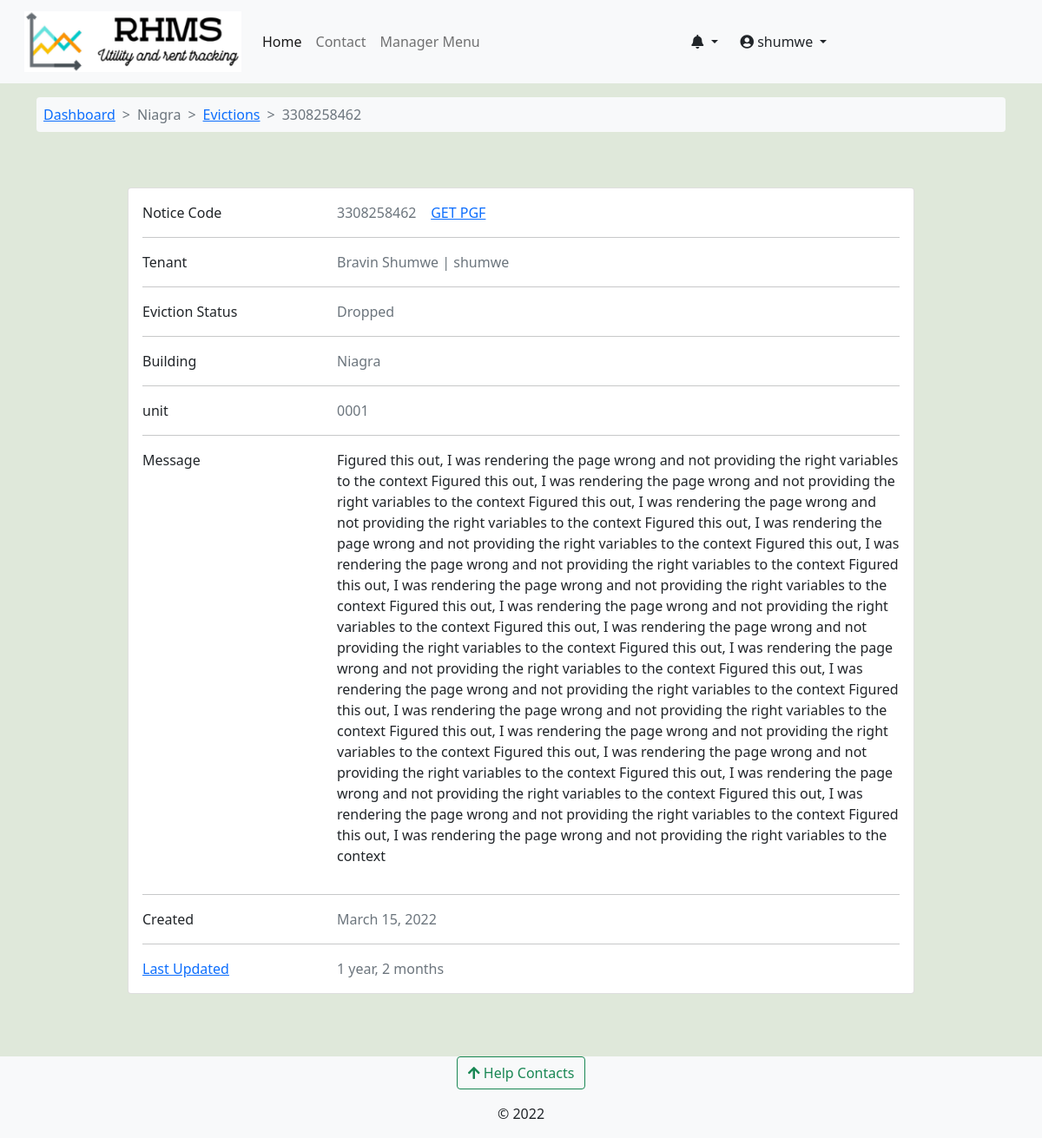
The app's page /core/eviction-notice/niagra-bumnsd-sd-djks/3308258462/ (signed in) with its own data.
### accounts/models.py (models this page shows, shortened)
class User(AbstractUser):
    avatar = models.ImageField(upload_to=get_avatar_path, default='no-avatar.png')
    is_verified = models.BooleanField(default=False)
    is_tenant = models.BooleanField(default=False)
    is_manager = models.BooleanField(default=False)

class Tenants(models.Model):
    associated_account = models.OneToOneField(User, on_delete=models.CASCADE, verbose_name='tenant')
    full_name = models.CharField(max_length=100)
    id_number = models.CharField(max_length=10)
    id_front = models.ImageField(upload_to=get_user_docs_path, blank=True)
    id_back = models.ImageField(upload_to=get_user_docs_path, blank=True)
    active_phone_number = PhoneNumberField()
    policy_agreement = models.BooleanField(default=False)
    rented_unit = models.ForeignKey(RentalUnit, on_delete=models.CASCADE, related_name="tenants", null=True, blank=True)
    moved_in = models.BooleanField(default=False)
    move_in_date = models.DateTimeField(null=True, blank=True)
    created = models.DateTimeField(default=datetime.now)
    updated = models.DateTimeField(auto_now=True)
    def __str__(self):
        return f"{self.associated_account.username} -> Tenant on Unit {self.rented_unit}"
    class Meta:
        verbose_name_plural = 'Tenants'

### rental_property/models.py (models this page shows, shortened)
class Building(models.Model):
    STATUS_CHOICES = [
        ('op', 'Vacancies Available'),
        ('um', 'Under Maintanance'),
        ('fo', 'Fully Occupied'),
        ('dc', 'Decomisioned'),
    ]
    estate = models.ForeignKey(Estate, on_delete=models.CASCADE, null=True, blank=True)
    name = models.CharField(max_length=100)
    slug = models.SlugField(max_length=100, unique=True)
    registered_owner = models.CharField(max_length=50)
    manager = models.ForeignKey(Managers, on_delete=models.CASCADE, related_name='building_manager')
    added_by = models.ForeignKey(User, on_delete=models.DO_NOTHING)
    address_line = models.CharField(max_length=50)
    cover_image = models.ImageField(upload_to='building-cover', null=True, blank=True)
    county = models.ForeignKey(Counties, on_delete=models.CASCADE)
    country = models.CharField(max_length=50, default='Kenya')
    building_status = models.CharField(max_length=5, choices=STATUS_CHOICES)
    added = models.DateTimeField(default=datetime.now)
    updated = models.DateTimeField(auto_now=True)
    def __str__(self):
        return f"{self.name}"

class RentalUnit(models.Model):
    MAINTANANCE_STATUS_CHOICES = [
        ('nm', 'Unchechecked Report'),
        ('ip', 'Initiating Inspection'),
        ('ir', 'Maintanance In Progress'),
        ('op', 'No Active Reports'),
        ('rm', 'Remove'),
    ]
    STATUS_CHOICES = [
        ('occupied', 'Currently Occupied'),
        ('ready', 'Ready To Move In'),
        ('hold', 'On Hold'),
        ('maintanance', 'Under Maintanance'),
    ]
    building = models.ForeignKey(Building, on_delete=models.CASCADE)
    unit_type = models.ForeignKey(UnitType, on_delete=models.CASCADE)
    added_by = models.ForeignKey(User, on_delete=models.CASCADE)
    unit_number = models.CharField(max_length=50)
    slug = models.SlugField(max_length=50, unique=True, blank=True, null=True, help_text='This field is autogenerated')
    bathrooms = models.PositiveIntegerField()
    bedrooms = models.PositiveIntegerField()
    dimension = models.CharField(max_length=50)
    kitchen = models.BooleanField(default=True)
    status = models.CharField(max_length=20, choices=STATUS_CHOICES,default='ready')
    maintanance_status = models.CharField(max_length=6, choices=MAINTANANCE_STATUS_CHOICES, default='op')
    total_occupants = models.PositiveIntegerField(help_text="Number of people in the unit", null=True, blank=True)
    water_available = models.BooleanField(default=True)
    rent_amount = models.DecimalField(decimal_places=2, max_digits=9, null=True, blank=True)
    electricity_available = models.BooleanField(default=True)
    added = models.DateTimeField(default=datetime.now)
    updated = models.DateTimeField(auto_now=True)
    class Meta:
        unique_together = ('building', 'unit_number')
        verbose_name_plural = 'Rental Houses'
    def __str__(self):
        return f"{self.unit_number} - {self.building}"

### core/models.py (models this page shows, shortened)
class EvictionNotice(models.Model):
    NOTICE_STATUS_CHOICES = [
        ('initiated', 'Initiated'),
        ('evicted', 'Evicted'),
        ('dropped', 'Dropped'),
    ]
    notice_code = models.CharField(max_length=10, blank=True, null=True, unique=True)
    tenant = models.OneToOneField(Tenants, on_delete=models.DO_NOTHING)
    unit = models.ForeignKey(RentalUnit, on_delete=models.DO_NOTHING)
    notice_detail = models.TextField()
    eviction_due = models.DateTimeField()
    sent_by = models.ForeignKey(Managers, on_delete=models.DO_NOTHING)
    eviction_status = models.CharField(max_length=10, default='initiated', choices=NOTICE_STATUS_CHOICES)
    created = models.DateTimeField(default=datetime.datetime.now)
    updated = models.DateTimeField(auto_now=True)
    send_email = models.BooleanField(default=False)
    building = models.ForeignKey(Building,on_delete=models.CASCADE, null=True, blank=True)

### core/views.py (the view)
# urls.py: path('eviction-notice/<slug:building_slug>/<slug:notice_code>/', views.eviction_notice_display, name='eviction-notice-detail'),
@login_required
@user_passes_test(lambda user: user.is_manager==True, login_url='profile')
def eviction_notice_display(request,building_slug, notice_code):
    building = Building.objects.get(slug=building_slug)
    notice = EvictionNotice.objects.get(unit__building=building, notice_code=notice_code)
    if request.method == 'POST':
        update_form = UpdateEvictionNotice(request.POST, instance=notice)
        if update_form.is_valid():
            update_form.save()
            messages.success(request, 'Notice Updated')
            return HttpResponseRedirect("")
    else:
        update_form = UpdateEvictionNotice(instance=notice)
    context = {'building':building, 'notice':notice,'update_form':update_form}
    return render(request, 'core/e-notice-display.html', context)

### accounts/context_processors.py (called while the page is built)
def get_notifications(request):
    user = request.user
    if user.is_authenticated:
        notifications = UserNotifications.objects.filter(
            user_id=user).order_by('-created')[:7]
        return dict(notifications=notifications)
    else:
        return {'false': False}

### accounts/models.py (called while the page is built)
    def __str__(self):
        return f"{self.associated_account.username}"

### complaints/context_processors.py (called while the page is built)
def get_contacts(request):
    user = request.user
    if user.is_authenticated:
        if user.is_tenant:
            tenant = Tenants.objects.get(associated_account=user)
            building = Building.objects.get(id=tenant.rented_unit.building_id)
            contacts = HelpContacts.objects.filter(associated_building=building)
            return dict(contacts=contacts)
        elif user.is_manager:
            contacts = HelpContacts.objects.all()
            return dict(contacts=contacts)
        else:
            contacts = HelpContacts.objects.filter(make_publicly_available=True)
            return dict(contacts=contacts)
    else:
        contacts = HelpContacts.objects.filter(make_publicly_available=True)
        return dict(contacts=contacts)

### rental_property/context_processors.py (called while the page is built)
def my_managed_buildings(request):
    user_instance = request.user
    if user_instance.is_authenticated:
        manager_instance = Managers.objects.filter(associated_account=user_instance)[:1]
        managed_buildings = Building.objects.filter(manager=manager_instance)
        return dict(managed_buildings=managed_buildings)
    else:
        return {'False': False,}

### core/templates/core/e-notice-display.html (shortened to what this page needs)
{% extends 'base.html' %}
{% load crispy_forms_tags %}
{% block content %}
<nav class="container mt-3">
  <ol class="breadcrumb bg-light p-2 rounded-2">
      <li class="breadcrumb-item "><a href="{% url 'building-dashboard' building.slug %}">Dashboard</a></li>
      <li class="breadcrumb-item active"> {{building.name}} </li>
      <li class="breadcrumb-item"><a href="{% url 'core:evictions' building.slug %}">Evictions</a> </li>
      <li class="breadcrumb-item active">{{notice.notice_code}}</li>
  </ol>
</nav>
<section class="container mt-5 mb-5">
    <div class="row justify-content-center">
            <div class="row d-flex justify-content-center">
              <div class="col-md-10">
                      <div class="card mb-4">
                        <div class="card-body">
                            <div class="row">
                                <div class="col-sm-3">
                                  <p class="mb-0">Notice Code</p>
                                </div>
                                <div class="col-sm-9">
                                  <p class="text-muted mb-0">{{notice.notice_code}} &nbsp;&nbsp;
                                    <span><a href="{% url 'core:eviction_view_pdf' building.slug notice.tenant.rented_unit.slug notice.tenant.associated_account.username notice.notice_code %}">GET PGF</a></span>
                                  </p>
                                </div>
                              </div>
                              <hr>
                              <div class="row">
                                <div class="col-sm-3">
                                  <p class="mb-0">Tenant</p>
                                </div>
                                <div class="col-sm-9">
                                  <p class="text-muted mb-0">
                                      {{notice.tenant.associated_account.first_name}} {{notice.tenant.associated_account.last_name}} | {{notice.tenant.associated_account.username}} </p>
                                </div>
                              </div>
                              <hr>
                          <div class="row">
                            <div class="col-sm-3">
                              <p class="mb-0">Eviction Status</p>
                            </div>
                            <div class="col-sm-9">
                              <p class="text-muted mb-0">{{notice.get_eviction_status_display}}</p>
                            </div>
                          </div>
                          <hr>
                          <div class="row">
                            <div class="col-sm-3">
                              <p class="mb-0">Building</p>
                            </div>
                            <div class="col-sm-9">
                              <p class="text-muted mb-0">{{building.name}}</p>
                            </div>
                          </div>
                          <hr>
                          <div class="row">
                            <div class="col-sm-3">
                              <p class="mb-0">unit</p>
                            </div>
                            <div class="col-sm-9">
                              <p class="text-muted mb-0">{{notice.unit.unit_number}}</p>
                            </div>
                          </div>
                          <hr>
                          <div class="row">
                            <div class="col-sm-3">
                              <p class="mb-0">Message</p>
                            </div>
                            <div class="col-sm-9">
                              <p class="text-muted mb-0">{{notice.notice_detail|safe}}</p>
                            </div>
                          </div>
                          <hr>
                          <div class="row">
                            <div class="col-sm-3">
                              <p class="mb-0">Created</p>
                            </div>
                            <div class="col-sm-9">
                              <p class="text-muted mb-0">{{notice.created|date}}</p>
                            </div>
                          </div>
                          {% if notice.updated %}
                          <hr>
                          <div class="row">
                            <div class="col-sm-3">
                              <a type="button" class="underline" data-bs-toggle="modal" data-bs-target="#evictionUpdateModal"> Last Updated </a>
                            </div>
                            <div class="col-sm-9">
                              <p class="text-muted mb-0">{{notice.updated|timesince}}</p>
                            </div>
                          </div>
                          {% endif %}
                        </div>
                      </div>
                </div>
              </div>
            </div>
</section>
{% endblock %}

### templates/base.html (shortened to what this page needs)
<!doctype html>
<html lang="en">
  {% load static %}
  {% load i18n %}
  <head>
    {% load pwa %}
    <link href="https://cdn.jsdelivr.net/npm/bootstrap@5.0.2/dist/css/bootstrap.min.css" rel="stylesheet">
    <link type="text/css" href="{% static 'css/main.css' %}" rel="stylesheet">
    <link rel="stylesheet" href="https://cdnjs.cloudflare.com/ajax/libs/font-awesome/4.7.0/css/font-awesome.min.css">
    <link rel="stylesheet" href="https://pro.fontawesome.com/releases/v5.11.2/css/all.css">
  </head>
  <body class="d-flex flex-column min-vh-100" style="background-color: #dfe8da;">
    <nav class="navbar navbar-expand-lg navbar-light bg-light" aria-label="main-nav">
        <div class="container-fluid">
          <a class="navbar-brand align" href="{% url 'operational-buildings' %}">
                <div class="d-flex">
                    <div class="ms-3 d-flex flex-column">
                      <img src="{% static 'img/rhms_logo2.png' %}" alt="logo" width="250" height="70"/>
                    </div>
                </div>
            </a>
            <div class="collapse navbar-collapse" id="mynav">
                <ul class="navbar-nav mb-lg-0">
                    <li class="nav-item"> <a class="nav-link active" aria-current="page" href="{% url 'operational-buildings' %}">Home</a> </li>
                    <li class="nav-item"> <a class="nav-link" aria-current="page" href="{% url 'core:contact' %}">Contact</a> </li>
                    {% if user.is_manager %}
                    <li class="nav-item"> <a class="nav-link" data-bs-toggle="offcanvas" href="#hrmsCanvas" role="button" aria-controls="hrmsCanvas">Manager Menu</a> </li>
                    {% endif %}
                </ul>
                </div>
                {% if request.user.is_authenticated %}
                <div class="collapse navbar-collapse" id="mynav">
                  <div class="dropdown">
                    <a href="#" class="btn dropdown-toggle" type="button" id="messagesDrop" data-bs-toggle="dropdown" aria-haspopup="true" aria-expanded="false">
                      <em class="fas fa-bell"></em>
                    </a>
                      {% load humanize %}
                  </div>
                <div class="collapse navbar-collapse" id="mynav">
                  <div class="dropdown">
                    <a href="#" class="btn dropdown-toggle" type="button" id="dropdownMenuButton" data-bs-toggle="dropdown" aria-haspopup="true" aria-expanded="false">
                      <em class="fas fa-user-circle"></em> {{ request.user.username }}
                    </a>
                  </div>
                </div>
                {% endif %}
            </div>
    </nav>
    {% block content %}	{% endblock content%}
    <footer class="mt-auto bg-light">
      <div class="mb-3 text-center">
      <button class="btn btn-outline-success" type="button" data-bs-toggle="offcanvas" data-bs-target="#contactsOffcanvas" aria-controls="contactsOffcanvas"><em class="fas fa-arrow-upfas fa-arrow-up"></em> Help Contacts</button>
      </div>
      <div>
        <p class="text-center ">&copy; 2022</p>
  </footer>
  </body>
</html>

### static/css/main.css (style rules this page uses)
:root { --header-height: 3rem; --nav-width: 68px; --first-color-light: #AFA5D9; --white-color: #F7F6FB; --body-font: 'Nunito', sans-serif; --normal-font-size: 1rem; --z-fixed: 100 }
.breadcrumb-item + .breadcrumb-item::before { content: ">"; }

### records on screen
User: user.username "shumwe"
Building: name "Niagra"
EvictionNotice: notice_code "3308258462", tenant.associated_account.first_name "Bravin", tenant.associated_account.last_name "Shumwe", tenant.associated_account.username "shumwe", eviction_status "Dropped", unit.unit_number "0001", notice_detail "Figured this out, I was rendering the page wrong and not providing the right variables to the context Figured this out, I was rendering the page wrong and not providing the right variables to the context Figured this out, I was rendering the page wrong and not providing the right variables to the context Figured this out, I was rendering the page wrong and not providing the right variables to the context Figured this out, I was rendering the page wrong and not providing the right variables to the context Figured this out, I was rendering the page wrong and not providing the right variables to the context Figured this out, I was rendering the page wrong and not providing the right variables…", created "March 15, 2022", updated "1 year, 2 months"
